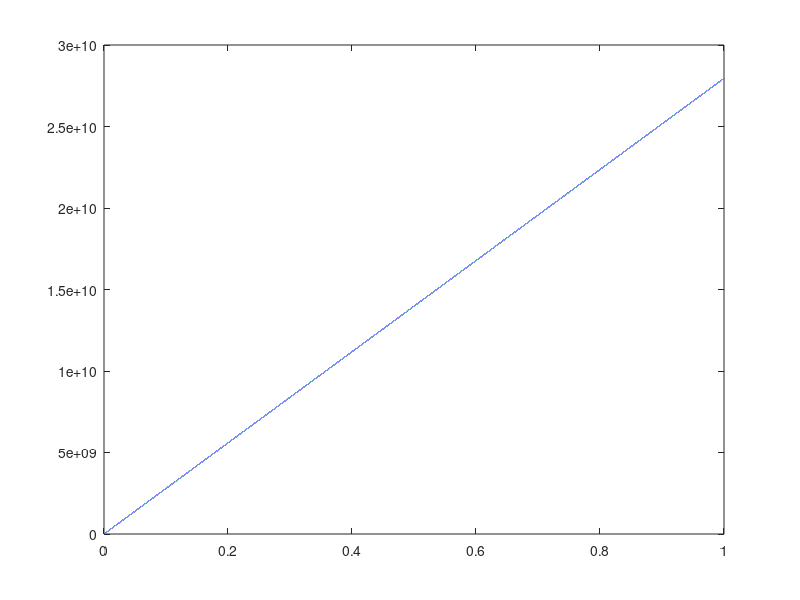

MATLAB code to generate this figure:

clc
clear
e=1.6e-19;
me=9.11e-31;
mi=1800*me;
B=0:0.00001:1;
w=0:1e4:5.269e9;
wp=2.84e9;
wle=e.*B/me/(2*pi);
wli=e.*B/mi/(2*pi);

%NR=1-wp^2./((w-wle).*(w+wli));
%NR=1-(wp./w).^2./(1-wle./w);

figure(2)
plot(B,wle)
